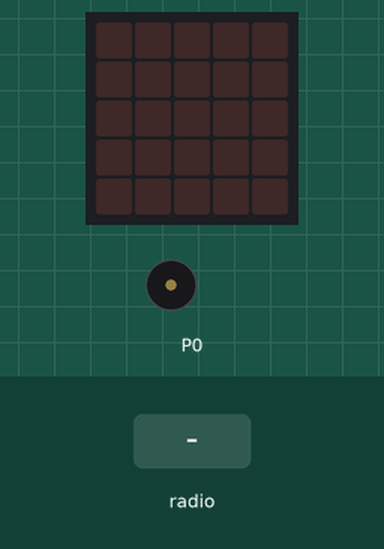
A program run on a simulated BBC micro:bit running MicroPython. Parts: the board's 5×5 LED display, buzzer (waves = sounding). The test bench sets the inputs (shaded band). The 48×5 strip is a reading aid, not a part: it shows the text the display is scrolling, unrolled, one strip-width of it at a time.

Above: at 1.2 s.
1.3 s: radio message "bitti" arrives
At 2.8 s:
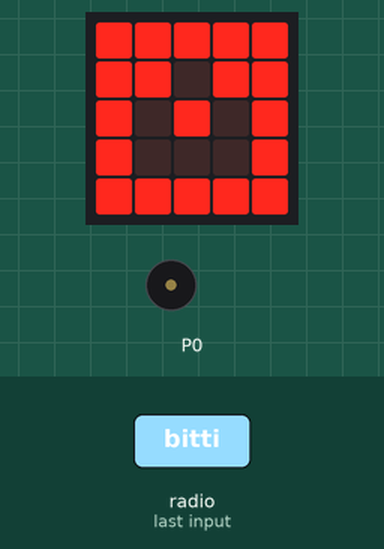
4.3 s: radio message "ok" arrives
At 6.9 s:
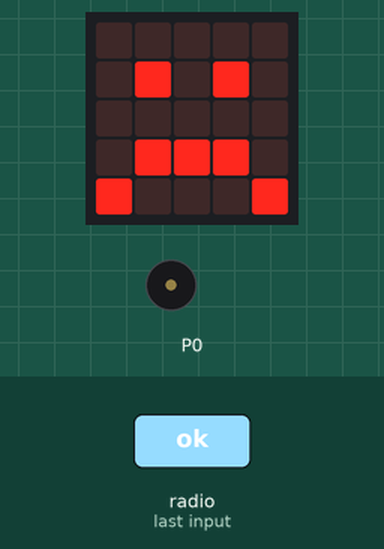
7.3 s: radio message "." arrives
At 7.57 s:
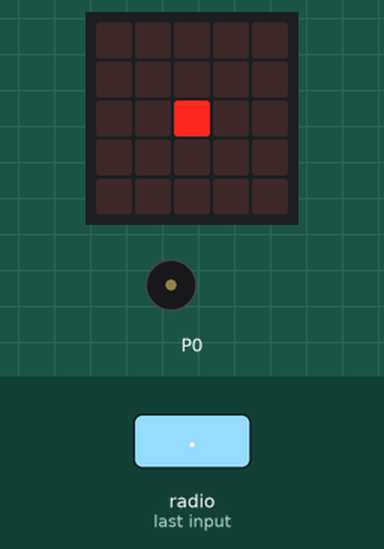
9.2 s: radio message "-" arrives
At 9.44 s:
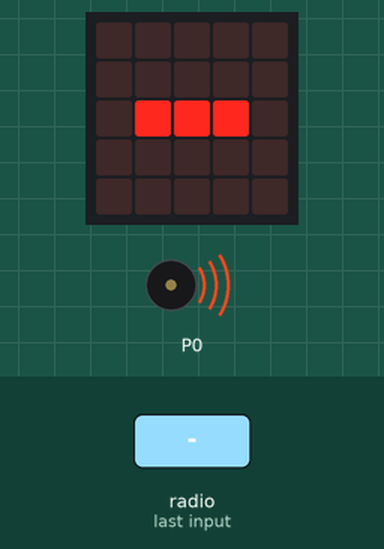
11.5 s: radio message "ok" arrives
At 12.8 s:
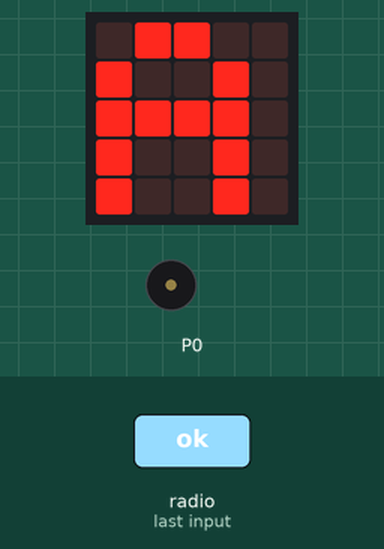
Timing chart, 0 to 14.5 s (numbered marks = the images above; inputs shaded):
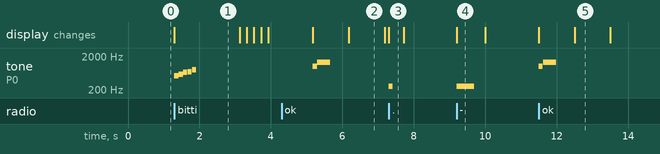

Measured:
- after the input at 1.3 s, tone on P0: plays 523 Hz for 0.12 s, 587 Hz for 0.12 s, 659 Hz for 0.12 s, 698 Hz for 0.12 s, 784 Hz for 0.12 s, starting at once; the display: changes at once (image 1)
- after the input at 4.3 s, tone on P0: silent → 988 Hz after 0.88 s, → silent 0.12 s later, → 1319 Hz 0.01 s later, → silent 0.36 s later; the display: first changes after 0.88 s (image 2 shows a later state)
- after the input at 7.3 s, tone on P0: silent → 262 Hz at once, → silent 0.12 s later; the display: changes at once (image 3)
- after the input at 9.2 s, tone on P0: silent → 262 Hz at once, → silent 0.49 s later; the display: changes at once (image 4)
- after the input at 11.5 s, tone on P0: silent → 988 Hz at once, → silent 0.12 s later, → 1319 Hz 0.01 s later, → silent 0.36 s later; the display: first changes at once (image 5 shows a later state)
- what the display in image 1 shows lasts 1.8 s, from 1.3 s to 3.1 s
- what the display in image 2 shows lasts 1.0 s, from 6.2 s to 7.2 s

The program:

al_c__radio.py
```python
from microbit import *
import music
import radio
mektup=Image("99999:99099:90909:90009:99999")
radio.on()
radio.config(channel=11)
sinyal=""
sinyalmesajı=""
harf=""
mesajmetni=""
morseCode = {
    ".-": "A", "-...": "B", "-.-.": "C", "-..": "D", ".": "E",
    "..-.": "F", "--.": "G", "....": "H", "..": "I", ".---": "J",
    "-.-": "K", ".-..": "L", "--": "M", "-.": "N", "---": "O",
    ".--.": "P", "--.-": "Q", ".-.": "R", "...": "S", "-": "T",
    "..-": "U", "...-": "V", ".--": "W", "-..-": "X", "-.--": "Y",
    "--..": "Z",

    "-----": "0", ".----": "1", "..---": "2", "...--": "3",
    "....-": "4", ".....": "5", "-....": "6", "--...": "7",
    "---..": "8", "----.": "9"
}

while True:
    gelenMesaj=radio.receive()
    if gelenMesaj is not None:
        if gelenMesaj=="ok":
            display.show(Image.YES)
            music.play(music.BA_DING)
            sleep(500)
            display.clear()

            harf=morseCode.get(sinyalmesajı,Image.SAD)

            if harf!=Image.SAD:
                display.show(harf)
                sleep(1000)
                mesajmetni=mesajmetni+harf
            else:
                display.show(harf)
                sleep(1000)
            display.clear()
            sinyalsirasi=0
            sinyalmesajı=""
            sinyal=""
        elif gelenMesaj==".":
            display.show(Image("00000:00000:00900:00000:00000"))
            music.play("C:1")
            sleep(300)
            display.clear()
            sinyal="."
            sinyalmesajı=sinyalmesajı+sinyal
        elif gelenMesaj=="-":
            display.show(Image("-"))
            music.play("C:4")
            sleep(300)
            display.clear()
            sinyal="-"
            sinyalmesajı=sinyalmesajı+sinyal
        elif gelenMesaj=="bitti":
            display.show(mektup)
            music.play(music.JUMP_UP)
            sleep(1000)
            for x in range(0,6):
                display.show(mektup.shift_right(-x))
                sleep(200)
            sleep(300)
            display.scroll(mesajmetni)
            mesajmetni=""
            sinyalmesajı=""
            harf=""
            sinyal=""


     
```
